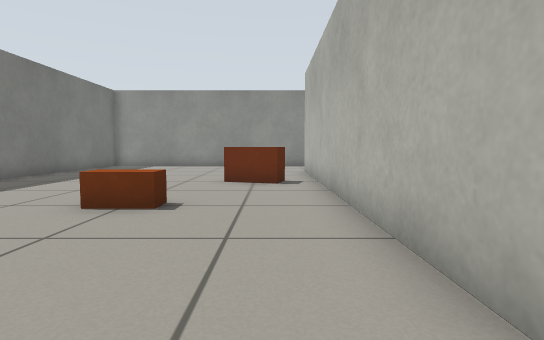
View 1 (above)

13 first-person views from a walk through a world built for the Gazebo simulator. The camera is 0.5 m above the floor, tilts 4° down and sees 80° across. The floor is counted in squares, 0.5 m on a side. Each view is taken from the middle of a square. On the plan, view 1 faces up. The plan holds only what a view shows up to about 12 squares ahead; the rest is blank.

View 2
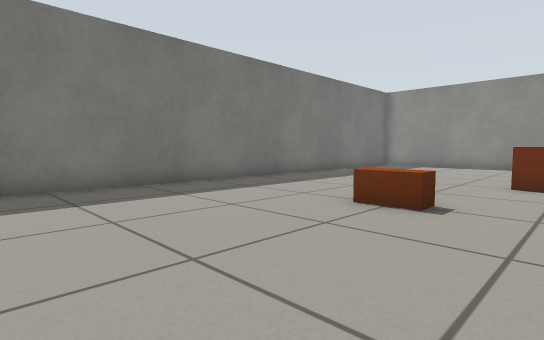

View 3
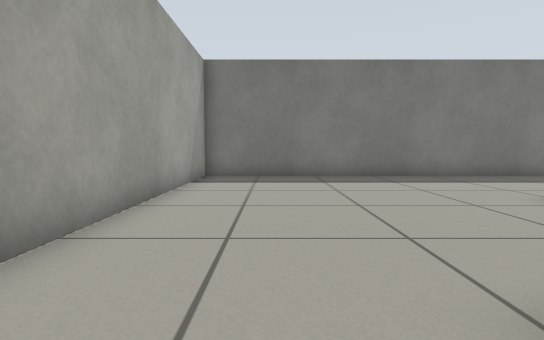

View 4
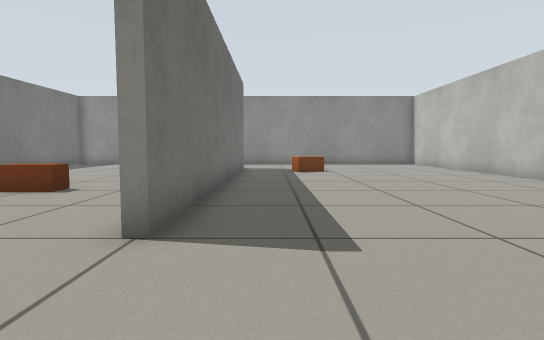

View 5
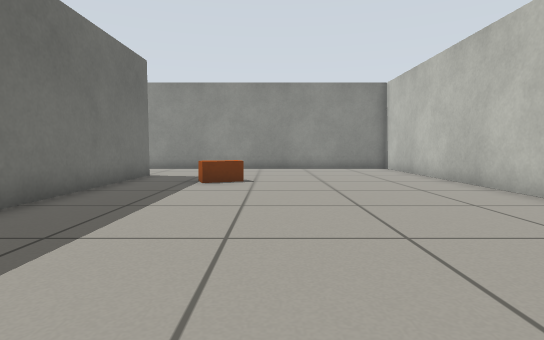

View 6
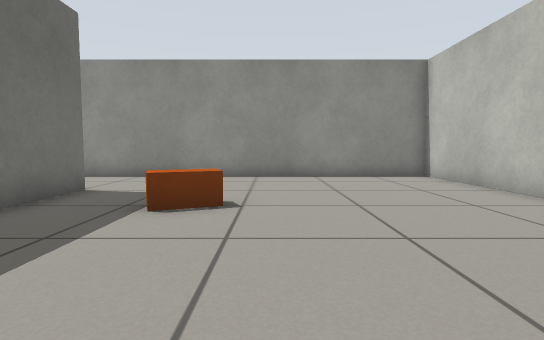

View 7
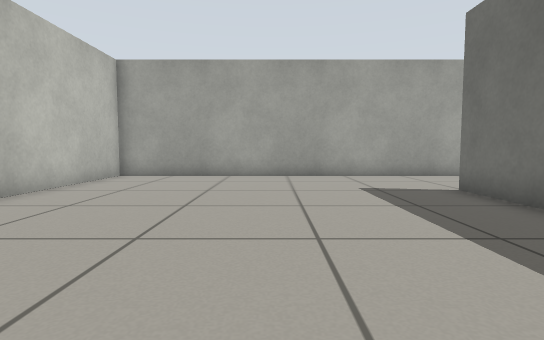

View 8
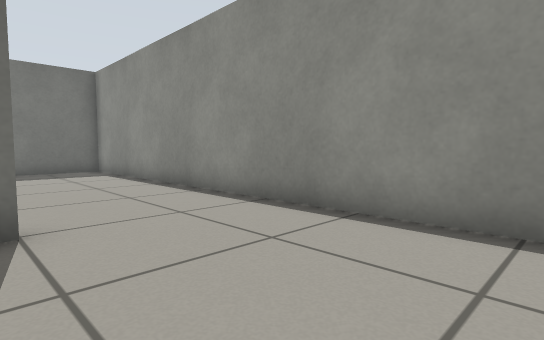

View 9
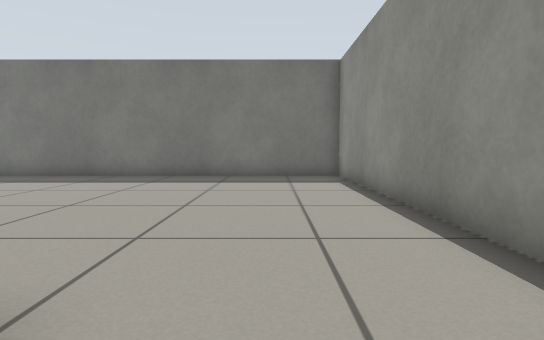

View 10
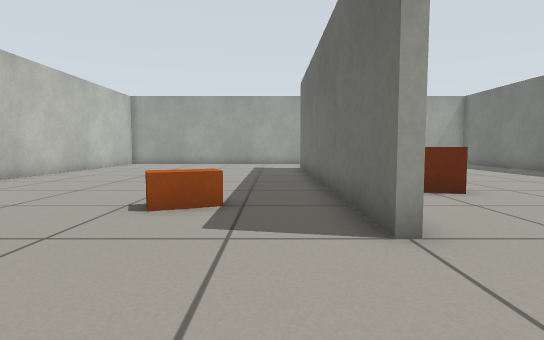

View 11
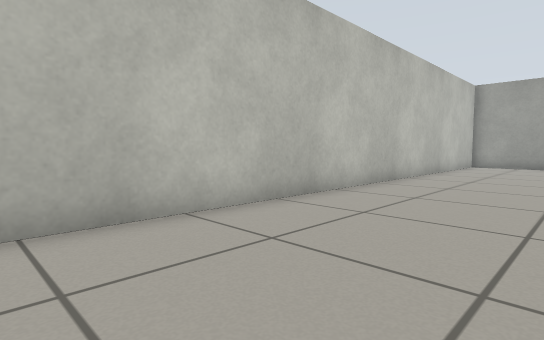

View 12
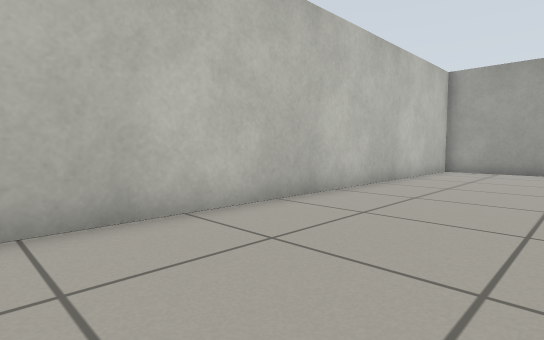

View 13
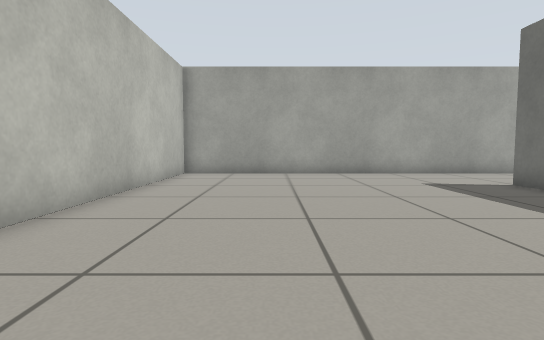

### Floor plan
Ten units are one square. View 1 is at (0, 0); x grows to the right and y downward. Boxes are objects, and circles mark ways between rooms. Rooms are numbered by the first view taken in them; rooms with no view inside come last. Other rooms are left out.
<svg viewBox="-88 -179 206 207">
<path fill="none" stroke="#000" d="M17 -15 14 -15 14 -120M16 -174 -83 -174 -83 23 16 23M12 -135 17 -135 17 -15M16 23 113 23 113 -174 16 -174"/>
<rect x="-35" y="-65" width="20" height="20" fill="#bbb"><title>brown box</title></rect>
<rect x="-15" y="-105" width="20" height="20" fill="#bbb"><title>brown box</title></rect>
<rect x="35" y="-125" width="20" height="20" fill="#bbb"><title>orange box</title></rect>
<circle cx="20" cy="-155" r="3" fill="#2a7"/>
<circle cx="20" cy="5" r="3" fill="#2a7"/>
<text x="-40" y="-80">1</text>
<text x="70" y="-80">2</text>
</svg>
Room 1 opens to room 2.

Where each view was taken, in squares from view 1:
view 1: 0 up, 0 right, facing up
view 2: 0 up, 0 right, facing up-left
view 3: 0 up, 3 right, facing left
view 4: 2 down, 3 right, facing up
view 5: 2 up, 6 right, facing up
view 6: 6 up, 6 right, facing up
view 7: 9 up, 6 right, facing down
view 8: 13 up, 6 right, facing up-left
view 9: 15 up, 3 right, facing left
view 10: 17 up, 3 right, facing down
view 11: 16 up, 7 right, facing down-right
view 12: 12 up, 7 right, facing down-right
view 13: 10 up, 8 right, facing down
